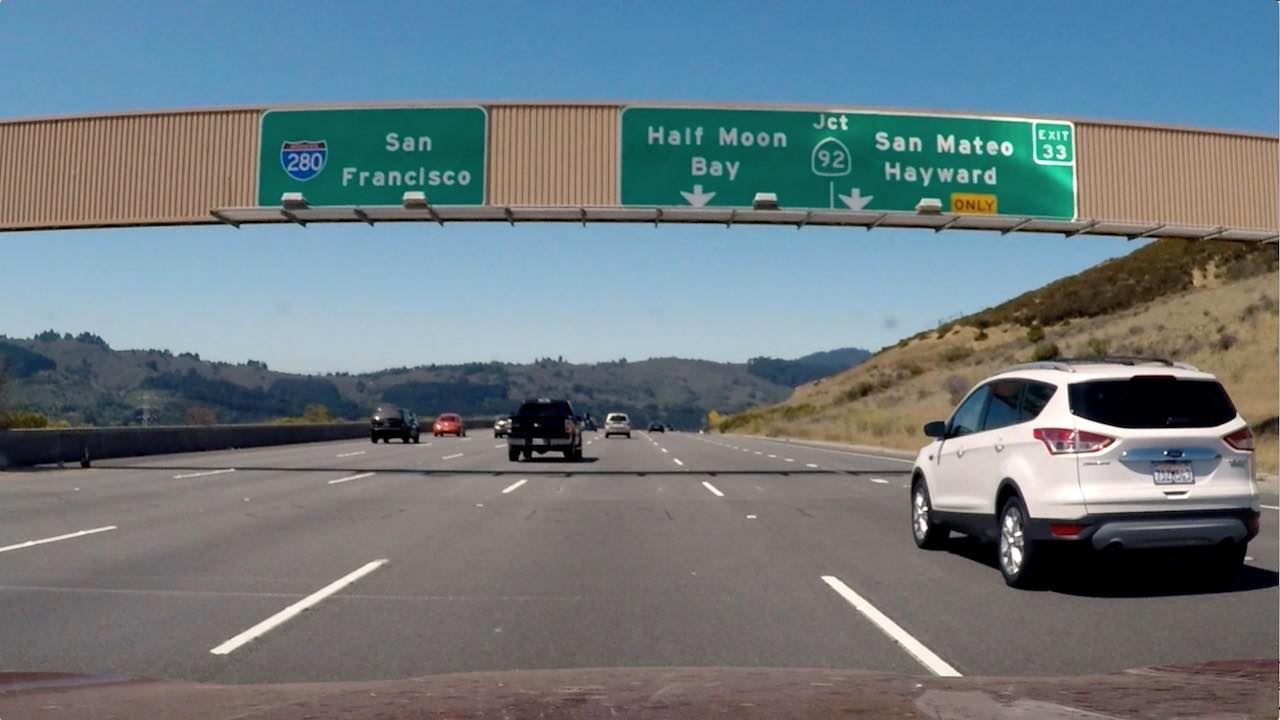
#> input picture UdacityAINandodegree/self-driving-car-term1/test-advanced-lane-detect/signs_vehicles_xygrad.png, 1280 x 720 px
$ python gray-thresh.py
#> lines starting #> are read from the running program, lines starting #| are printed output that depends on the picture
import numpy as np
import cv2
import matplotlib.pyplot as plt
import matplotlib.image as mpimg

img_path = './signs_vehicles_xygrad.png'

image = mpimg.imread(img_path)
#> image is the input picture: shape (720, 1280, 3) float32; mean R, G, B 0.428, 0.477, 0.5
thresh = (180, 255)
gray = cv2.cvtColor(image, cv2.COLOR_RGB2GRAY)
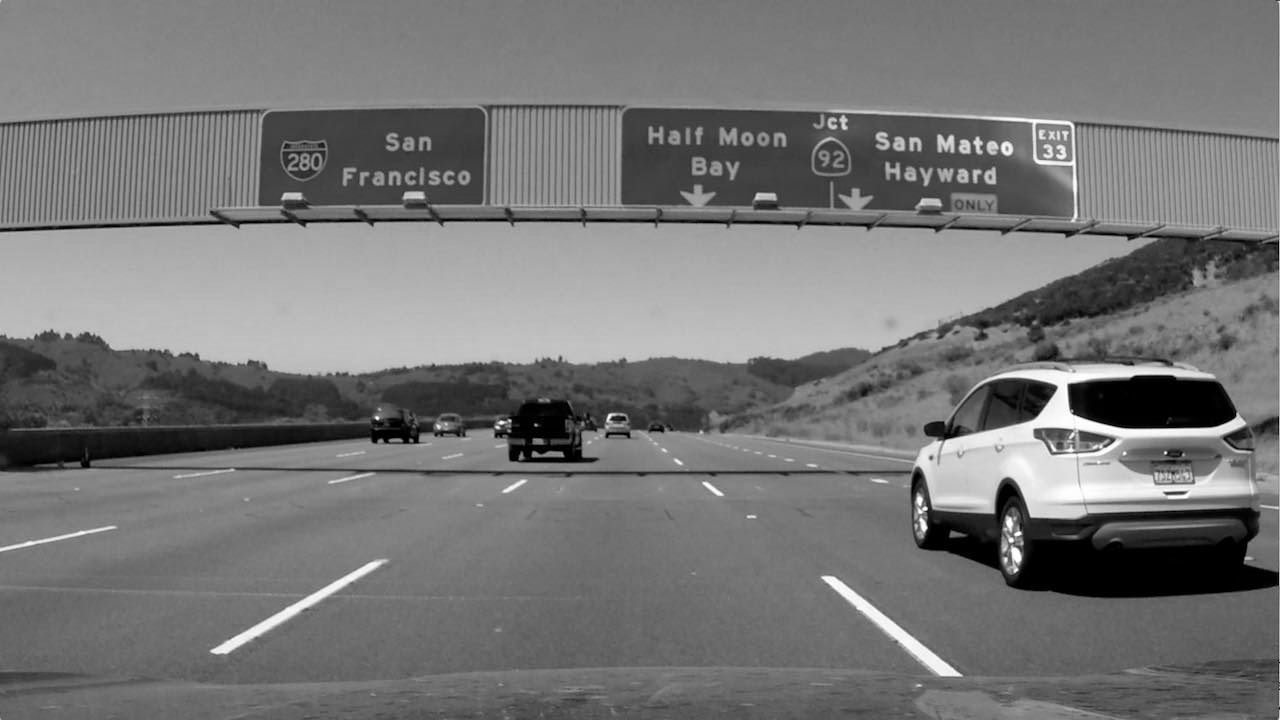
#> gray: shape (720, 1280) float32; min 0, max 0.999, mean 0.465
binary = np.zeros_like(gray)
binary[(gray > thresh[0]) & (gray <= thresh[1])] = 1

def show(original_image, new_image):
    f, (ax1, ax2) = plt.subplots(1, 2, figsize=(24, 9))
    f.tight_layout()
    ax1.imshow(original_image)
    ax1.set_title('Original Image', fontsize=50)
    ax2.imshow(new_image, cmap='gray')
    ax2.set_title('Thresholded Grad. Dir.', fontsize=50)
    plt.subplots_adjust(left=0., right=1, top=0.9, bottom=0.)

    plt.show()

#show(image, binary)

# Plotting thresholded images
f, (ax1, ax2) = plt.subplots(1, 2, figsize=(20,10))
ax1.set_title('Original')
ax1.imshow(image)

ax2.set_title('Thresholded Grad. Dir.')
ax2.imshow(binary, cmap='gray')
plt.show()
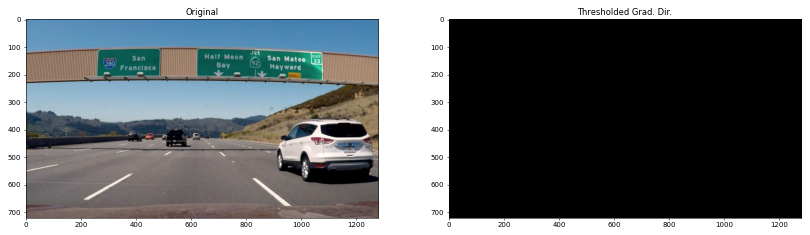
#> figure drawn by matplotlib, 2 panels
